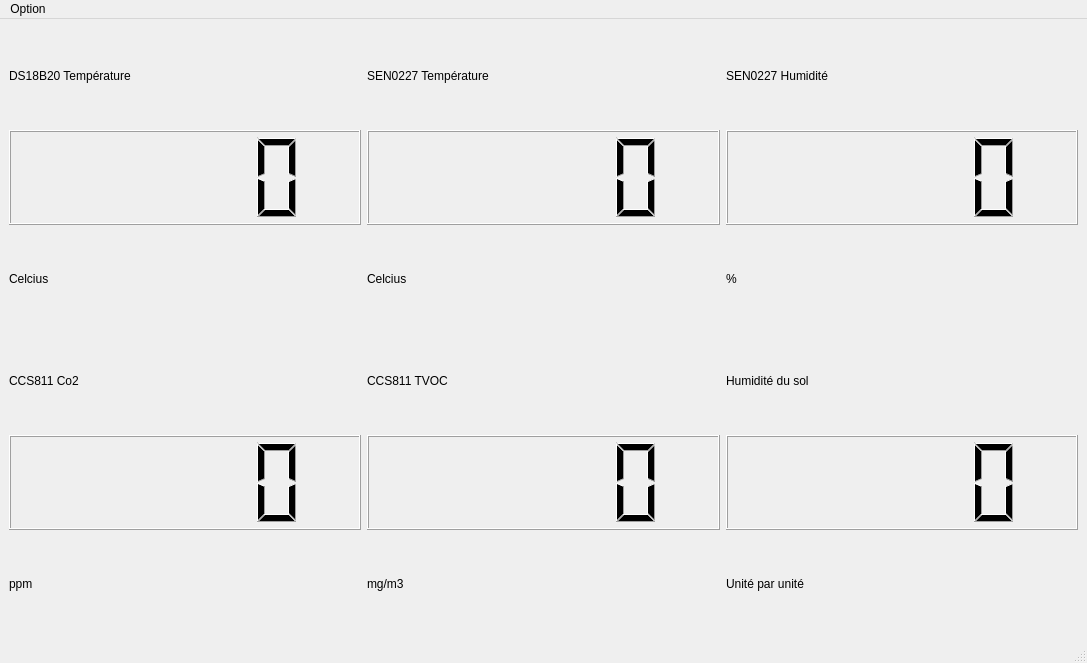
<?xml version="1.0" encoding="UTF-8"?>
<ui version="4.0">
 <class>MainWindow</class>
 <widget class="QMainWindow" name="MainWindow">
  <property name="geometry">
   <rect>
    <x>0</x>
    <y>0</y>
    <width>1087</width>
    <height>663</height>
   </rect>
  </property>
  <property name="windowTitle">
   <string>MainWindow</string>
  </property>
  <widget class="QWidget" name="centralwidget">
   <layout class="QGridLayout" name="gridLayout">
    <item row="0" column="0">
     <layout class="QVBoxLayout" name="verticalLayout">
      <item>
       <widget class="QLabel" name="label">
        <property name="text">
         <string>DS18B20 Température</string>
        </property>
       </widget>
      </item>
      <item>
       <widget class="QLCDNumber" name="lcdNumber_DSB"/>
      </item>
      <item>
       <widget class="QLabel" name="label_2">
        <property name="text">
         <string>Celcius</string>
        </property>
       </widget>
      </item>
     </layout>
    </item>
    <item row="0" column="2">
     <layout class="QVBoxLayout" name="verticalLayout_3">
      <item>
       <widget class="QLabel" name="label_5">
        <property name="text">
         <string>SEN0227 Humidité</string>
        </property>
       </widget>
      </item>
      <item>
       <widget class="QLCDNumber" name="lcdNumber_SENHUM"/>
      </item>
      <item>
       <widget class="QLabel" name="label_6">
        <property name="text">
         <string>%</string>
        </property>
       </widget>
      </item>
     </layout>
    </item>
    <item row="1" column="1">
     <layout class="QVBoxLayout" name="verticalLayout_5">
      <item>
       <widget class="QLabel" name="label_9">
        <property name="text">
         <string>CCS811 TVOC</string>
        </property>
       </widget>
      </item>
      <item>
       <widget class="QLCDNumber" name="lcdNumber_CCSTVOC"/>
      </item>
      <item>
       <widget class="QLabel" name="label_10">
        <property name="text">
         <string>mg/m3</string>
        </property>
       </widget>
      </item>
     </layout>
    </item>
    <item row="1" column="0">
     <layout class="QVBoxLayout" name="verticalLayout_4">
      <item>
       <widget class="QLabel" name="label_7">
        <property name="text">
         <string>CCS811 Co2</string>
        </property>
       </widget>
      </item>
      <item>
       <widget class="QLCDNumber" name="lcdNumber_CCSCO"/>
      </item>
      <item>
       <widget class="QLabel" name="label_8">
        <property name="text">
         <string>ppm</string>
        </property>
       </widget>
      </item>
     </layout>
    </item>
    <item row="0" column="1">
     <layout class="QVBoxLayout" name="verticalLayout_2">
      <item>
       <widget class="QLabel" name="label_4">
        <property name="text">
         <string>SEN0227 Température</string>
        </property>
       </widget>
      </item>
      <item>
       <widget class="QLCDNumber" name="lcdNumber_SENTEMP"/>
      </item>
      <item>
       <widget class="QLabel" name="label_3">
        <property name="text">
         <string>Celcius</string>
        </property>
       </widget>
      </item>
     </layout>
    </item>
    <item row="1" column="2">
     <layout class="QVBoxLayout" name="verticalLayout_6">
      <item>
       <widget class="QLabel" name="label_11">
        <property name="text">
         <string>Humidité du sol</string>
        </property>
       </widget>
      </item>
      <item>
       <widget class="QLCDNumber" name="lcdNumber_humsol"/>
      </item>
      <item>
       <widget class="QLabel" name="label_12">
        <property name="text">
         <string>Unité par unité</string>
        </property>
       </widget>
      </item>
     </layout>
    </item>
   </layout>
  </widget>
  <widget class="QMenuBar" name="menubar">
   <property name="geometry">
    <rect>
     <x>0</x>
     <y>0</y>
     <width>1087</width>
     <height>29</height>
    </rect>
   </property>
   <widget class="QMenu" name="menuOption">
    <property name="title">
     <string>Option</string>
    </property>
    <addaction name="set_temp"/>
   </widget>
   <addaction name="menuOption"/>
  </widget>
  <widget class="QStatusBar" name="statusbar"/>
  <action name="set_temp">
   <property name="text">
    <string>Consigne de température</string>
   </property>
  </action>
 </widget>
 <resources/>
 <connections/>
</ui>
